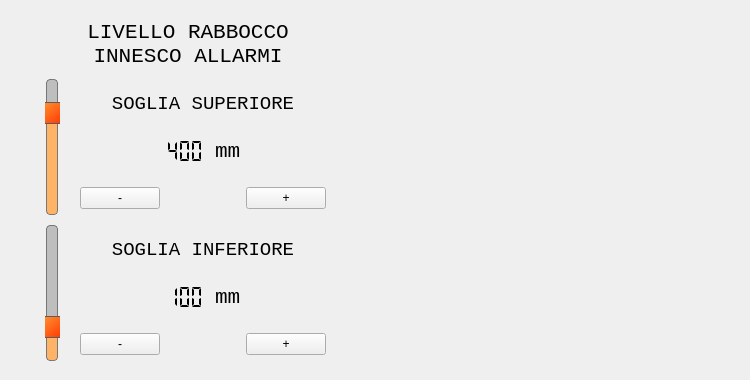
    <widget class="QWidget" name="tab_3">
     <attribute name="title">
      <string>LIVELLO RABBOCCO</string>
     </attribute>
     <widget class="QWidget" name="horizontalLayoutWidget_15">
      <property name="geometry">
       <rect>
        <x>10</x>
        <y>0</y>
        <width>731</width>
        <height>371</height>
       </rect>
      </property>
      <layout class="QHBoxLayout" name="horizontalLayout_27">
       <property name="leftMargin">
        <number>10</number>
       </property>
       <property name="topMargin">
        <number>10</number>
       </property>
       <property name="rightMargin">
        <number>10</number>
       </property>
       <property name="bottomMargin">
        <number>10</number>
       </property>
       <item>
        <spacer name="horizontalSpacer_33">
         <property name="orientation">
          <enum>Qt::Horizontal</enum>
         </property>
         <property name="sizeType">
          <enum>QSizePolicy::Fixed</enum>
         </property>
         <property name="sizeHint" stdset="0">
          <size>
           <width>20</width>
           <height>20</height>
          </size>
         </property>
        </spacer>
       </item>
       <item>
        <layout class="QVBoxLayout" name="verticalLayout_14">
         <property name="spacing">
          <number>10</number>
         </property>
         <property name="topMargin">
          <number>10</number>
         </property>
         <item>
          <widget class="QLabel" name="label_16">
           <property name="sizePolicy">
            <sizepolicy hsizetype="Preferred" vsizetype="Fixed">
             <horstretch>0</horstretch>
             <verstretch>0</verstretch>
            </sizepolicy>
           </property>
           <property name="minimumSize">
            <size>
             <width>150</width>
             <height>40</height>
            </size>
           </property>
           <property name="font">
            <font>
             <family>Courier New</family>
             <pointsize>16</pointsize>
            </font>
           </property>
           <property name="text">
            <string>LIVELLO RABBOCCO INNESCO ALLARMI</string>
           </property>
           <property name="alignment">
            <set>Qt::AlignBottom|Qt::AlignHCenter</set>
           </property>
           <property name="wordWrap">
            <bool>true</bool>
           </property>
          </widget>
         </item>
         <item>
          <layout class="QHBoxLayout" name="horizontalLayout_28">
           <property name="leftMargin">
            <number>5</number>
           </property>
           <property name="topMargin">
            <number>0</number>
           </property>
           <item>
            <widget class="QSlider" name="sli_lev_sup">
             <property name="styleSheet">
              <string notr="true">QSlider::groove {
border: 0px solid #999999;
width: 26px;
margin:0px -7px 0px -7px;
}

QSlider::handle {
    background: qlineargradient(x1:0, y1:0, x2:1, y2:1, stop:0 #ff9933, stop:1 #ff3300);
    border: 1px solid #5c5c5c;
	border-radius: 5px;
	height: 20px;
	width: 30px;
	/*margin-top: -2px;
	margin-bottom: -2px;*/
	border-radius: 4px;
}

QSlider::add-page {
background: #ffb366;
border: 1px solid #777;
border-radius: 4px;
}

QSlider::sub-page {
background: #bebebe;
border: 1px solid #777;
border-radius: 4px;
}</string>
             </property>
             <property name="maximum">
              <number>500</number>
             </property>
             <property name="value">
              <number>400</number>
             </property>
             <property name="orientation">
              <enum>Qt::Vertical</enum>
             </property>
            </widget>
           </item>
           <item>
            <layout class="QVBoxLayout" name="verticalLayout_15">
             <property name="leftMargin">
              <number>10</number>
             </property>
             <property name="rightMargin">
              <number>10</number>
             </property>
             <item>
              <widget class="QLabel" name="label_18">
               <property name="sizePolicy">
                <sizepolicy hsizetype="Preferred" vsizetype="Fixed">
                 <horstretch>0</horstretch>
                 <verstretch>0</verstretch>
                </sizepolicy>
               </property>
               <property name="minimumSize">
                <size>
                 <width>150</width>
                 <height>30</height>
                </size>
               </property>
               <property name="maximumSize">
                <size>
                 <width>16777215</width>
                 <height>30</height>
                </size>
               </property>
               <property name="font">
                <font>
                 <family>Courier New</family>
                 <pointsize>14</pointsize>
                </font>
               </property>
               <property name="text">
                <string>SOGLIA SUPERIORE</string>
               </property>
               <property name="alignment">
                <set>Qt::AlignBottom|Qt::AlignHCenter</set>
               </property>
              </widget>
             </item>
             <item>
              <layout class="QHBoxLayout" name="horizontalLayout_29">
               <item>
                <spacer name="horizontalSpacer_34">
                 <property name="orientation">
                  <enum>Qt::Horizontal</enum>
                 </property>
                 <property name="sizeHint" stdset="0">
                  <size>
                   <width>40</width>
                   <height>20</height>
                  </size>
                 </property>
                </spacer>
               </item>
               <item>
                <widget class="QLCDNumber" name="lcd_lev_sup">
                 <property name="font">
                  <font>
                   <pointsize>18</pointsize>
                  </font>
                 </property>
                 <property name="layoutDirection">
                  <enum>Qt::RightToLeft</enum>
                 </property>
                 <property name="lineWidth">
                  <number>0</number>
                 </property>
                 <property name="segmentStyle">
                  <enum>QLCDNumber::Flat</enum>
                 </property>
                 <property name="value" stdset="0">
                  <double>400.000000000000000</double>
                 </property>
                </widget>
               </item>
               <item>
                <widget class="QLabel" name="label_21">
                 <property name="sizePolicy">
                  <sizepolicy hsizetype="Fixed" vsizetype="Fixed">
                   <horstretch>0</horstretch>
                   <verstretch>0</verstretch>
                  </sizepolicy>
                 </property>
                 <property name="minimumSize">
                  <size>
                   <width>50</width>
                   <height>40</height>
                  </size>
                 </property>
                 <property name="font">
                  <font>
                   <family>Courier New</family>
                   <pointsize>16</pointsize>
                  </font>
                 </property>
                 <property name="text">
                  <string>mm</string>
                 </property>
                 <property name="alignment">
                  <set>Qt::AlignLeading|Qt::AlignLeft|Qt::AlignVCenter</set>
                 </property>
                </widget>
               </item>
               <item>
                <spacer name="horizontalSpacer_35">
                 <property name="orientation">
                  <enum>Qt::Horizontal</enum>
                 </property>
                 <property name="sizeHint" stdset="0">
                  <size>
                   <width>40</width>
                   <height>20</height>
                  </size>
                 </property>
                </spacer>
               </item>
              </layout>
             </item>
             <item>
              <layout class="QHBoxLayout" name="horizontalLayout_30">
               <item>
                <widget class="QPushButton" name="btn_lev_sup_min">
                 <property name="text">
                  <string>-</string>
                 </property>
                </widget>
               </item>
               <item>
                <spacer name="horizontalSpacer_36">
                 <property name="orientation">
                  <enum>Qt::Horizontal</enum>
                 </property>
                 <property name="sizeHint" stdset="0">
                  <size>
                   <width>40</width>
                   <height>20</height>
                  </size>
                 </property>
                </spacer>
               </item>
               <item>
                <widget class="QPushButton" name="btn_lev_sup_max">
                 <property name="text">
                  <string>+</string>
                 </property>
                </widget>
               </item>
              </layout>
             </item>
            </layout>
           </item>
          </layout>
         </item>
         <item>
          <layout class="QHBoxLayout" name="horizontalLayout_31">
           <property name="leftMargin">
            <number>5</number>
           </property>
           <item>
            <widget class="QSlider" name="sli_lev_inf">
             <property name="styleSheet">
              <string notr="true">QSlider::groove {
border: 0px solid #999999;
width: 26px;
margin:0px -7px 0px -7px;
}

QSlider::handle {
    background: qlineargradient(x1:0, y1:0, x2:1, y2:1, stop:0 #ff9933, stop:1 #ff3300);
    border: 1px solid #5c5c5c;
	border-radius: 5px;
	height: 20px;
	width: 30px;
	/*margin-top: -2px;
	margin-bottom: -2px;*/
	border-radius: 4px;
}

QSlider::add-page {
background: #ffb366;
border: 1px solid #777;
border-radius: 4px;
}

QSlider::sub-page {
background: #bebebe;
border: 1px solid #777;
border-radius: 4px;
}</string>
             </property>
             <property name="maximum">
              <number>500</number>
             </property>
             <property name="value">
              <number>100</number>
             </property>
             <property name="orientation">
              <enum>Qt::Vertical</enum>
             </property>
            </widget>
           </item>
           <item>
            <layout class="QVBoxLayout" name="verticalLayout_16">
             <property name="leftMargin">
              <number>10</number>
             </property>
             <property name="rightMargin">
              <number>10</number>
             </property>
             <item>
              <widget class="QLabel" name="label_23">
               <property name="sizePolicy">
                <sizepolicy hsizetype="Preferred" vsizetype="Fixed">
                 <horstretch>0</horstretch>
                 <verstretch>0</verstretch>
                </sizepolicy>
               </property>
               <property name="minimumSize">
                <size>
                 <width>150</width>
                 <height>30</height>
                </size>
               </property>
               <property name="maximumSize">
                <size>
                 <width>16777215</width>
                 <height>30</height>
                </size>
               </property>
               <property name="font">
                <font>
                 <family>Courier New</family>
                 <pointsize>14</pointsize>
                </font>
               </property>
               <property name="text">
                <string>SOGLIA INFERIORE</string>
               </property>
               <property name="alignment">
                <set>Qt::AlignBottom|Qt::AlignHCenter</set>
               </property>
              </widget>
             </item>
             <item>
              <layout class="QHBoxLayout" name="horizontalLayout_32">
               <item>
                <spacer name="horizontalSpacer_37">
                 <property name="orientation">
                  <enum>Qt::Horizontal</enum>
                 </property>
                 <property name="sizeHint" stdset="0">
                  <size>
                   <width>40</width>
                   <height>20</height>
                  </size>
                 </property>
                </spacer>
               </item>
               <item>
                <widget class="QLCDNumber" name="lcd_lev_inf">
                 <property name="font">
                  <font>
                   <pointsize>18</pointsize>
                  </font>
                 </property>
                 <property name="layoutDirection">
                  <enum>Qt::RightToLeft</enum>
                 </property>
                 <property name="lineWidth">
                  <number>0</number>
                 </property>
                 <property name="segmentStyle">
                  <enum>QLCDNumber::Flat</enum>
                 </property>
                 <property name="value" stdset="0">
                  <double>100.000000000000000</double>
                 </property>
                </widget>
               </item>
               <item>
                <widget class="QLabel" name="label_24">
                 <property name="sizePolicy">
                  <sizepolicy hsizetype="Fixed" vsizetype="Fixed">
                   <horstretch>0</horstretch>
                   <verstretch>0</verstretch>
                  </sizepolicy>
                 </property>
                 <property name="minimumSize">
                  <size>
                   <width>50</width>
                   <height>40</height>
                  </size>
                 </property>
                 <property name="font">
                  <font>
                   <family>Courier New</family>
                   <pointsize>16</pointsize>
                  </font>
                 </property>
                 <property name="text">
                  <string>mm</string>
                 </property>
                 <property name="alignment">
                  <set>Qt::AlignLeading|Qt::AlignLeft|Qt::AlignVCenter</set>
                 </property>
                </widget>
               </item>
               <item>
                <spacer name="horizontalSpacer_38">
                 <property name="orientation">
                  <enum>Qt::Horizontal</enum>
                 </property>
                 <property name="sizeHint" stdset="0">
                  <size>
                   <width>40</width>
                   <height>20</height>
                  </size>
                 </property>
                </spacer>
               </item>
              </layout>
             </item>
             <item>
              <layout class="QHBoxLayout" name="horizontalLayout_33">
               <property name="leftMargin">
                <number>0</number>
               </property>
               <property name="rightMargin">
                <number>0</number>
               </property>
               <item>
                <widget class="QPushButton" name="btn_lev_inf_min">
                 <property name="text">
                  <string>-</string>
                 </property>
                </widget>
               </item>
               <item>
                <spacer name="horizontalSpacer_39">
                 <property name="orientation">
                  <enum>Qt::Horizontal</enum>
                 </property>
                 <property name="sizeHint" stdset="0">
                  <size>
                   <width>40</width>
                   <height>20</height>
                  </size>
                 </property>
                </spacer>
               </item>
               <item>
                <widget class="QPushButton" name="btn_lev_inf_max">
                 <property name="text">
                  <string>+</string>
                 </property>
                </widget>
               </item>
              </layout>
             </item>
            </layout>
           </item>
          </layout>
         </item>
        </layout>
       </item>
       <item>
        <spacer name="horizontalSpacer_40">
         <property name="orientation">
          <enum>Qt::Horizontal</enum>
         </property>
         <property name="sizeType">
          <enum>QSizePolicy::Fixed</enum>
         </property>
         <property name="sizeHint" stdset="0">
          <size>
           <width>395</width>
           <height>20</height>
          </size>
         </property>
        </spacer>
       </item>
      </layout>
     </widget>
    </widget>
